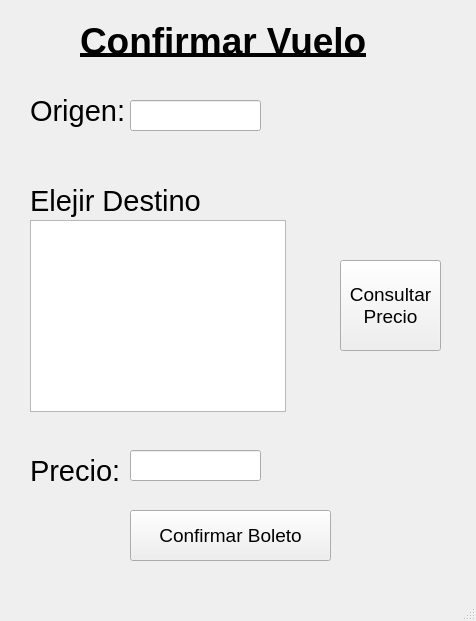
<?xml version="1.0" encoding="UTF-8"?>
<ui version="4.0">
 <class>ConfirmarVuelo1</class>
 <widget class="QMainWindow" name="ConfirmarVuelo1">
  <property name="geometry">
   <rect>
    <x>0</x>
    <y>0</y>
    <width>476</width>
    <height>621</height>
   </rect>
  </property>
  <property name="windowTitle">
   <string>MainWindow</string>
  </property>
  <widget class="QWidget" name="centralwidget">
   <widget class="QLabel" name="label">
    <property name="geometry">
     <rect>
      <x>80</x>
      <y>20</y>
      <width>301</width>
      <height>41</height>
     </rect>
    </property>
    <property name="font">
     <font>
      <family>MS Sans Serif</family>
      <pointsize>28</pointsize>
      <weight>75</weight>
      <bold>true</bold>
      <underline>true</underline>
     </font>
    </property>
    <property name="text">
     <string>Confirmar Vuelo</string>
    </property>
   </widget>
   <widget class="QLabel" name="label_3">
    <property name="geometry">
     <rect>
      <x>30</x>
      <y>90</y>
      <width>111</width>
      <height>41</height>
     </rect>
    </property>
    <property name="font">
     <font>
      <family>MS Sans Serif</family>
      <pointsize>22</pointsize>
      <weight>50</weight>
      <bold>false</bold>
      <underline>false</underline>
     </font>
    </property>
    <property name="text">
     <string>Origen:</string>
    </property>
   </widget>
   <widget class="QLabel" name="label_4">
    <property name="geometry">
     <rect>
      <x>30</x>
      <y>180</y>
      <width>181</width>
      <height>41</height>
     </rect>
    </property>
    <property name="font">
     <font>
      <family>MS Sans Serif</family>
      <pointsize>22</pointsize>
      <weight>50</weight>
      <bold>false</bold>
      <underline>false</underline>
     </font>
    </property>
    <property name="text">
     <string>Elejir Destino</string>
    </property>
   </widget>
   <widget class="QListView" name="listView">
    <property name="geometry">
     <rect>
      <x>30</x>
      <y>220</y>
      <width>256</width>
      <height>192</height>
     </rect>
    </property>
    <property name="font">
     <font>
      <pointsize>16</pointsize>
     </font>
    </property>
   </widget>
   <widget class="QToolButton" name="toolButton">
    <property name="geometry">
     <rect>
      <x>340</x>
      <y>260</y>
      <width>101</width>
      <height>91</height>
     </rect>
    </property>
    <property name="font">
     <font>
      <family>MS Sans Serif</family>
      <pointsize>14</pointsize>
     </font>
    </property>
    <property name="text">
     <string>Consultar 
Precio</string>
    </property>
   </widget>
   <widget class="QLabel" name="label_5">
    <property name="geometry">
     <rect>
      <x>30</x>
      <y>450</y>
      <width>111</width>
      <height>41</height>
     </rect>
    </property>
    <property name="font">
     <font>
      <family>MS Sans Serif</family>
      <pointsize>22</pointsize>
      <weight>50</weight>
      <bold>false</bold>
      <underline>false</underline>
     </font>
    </property>
    <property name="text">
     <string>Precio:</string>
    </property>
   </widget>
   <widget class="QLineEdit" name="lineEdit_2">
    <property name="geometry">
     <rect>
      <x>130</x>
      <y>100</y>
      <width>131</width>
      <height>31</height>
     </rect>
    </property>
    <property name="font">
     <font>
      <family>MS Sans Serif</family>
      <pointsize>16</pointsize>
     </font>
    </property>
   </widget>
   <widget class="QLineEdit" name="lineEdit_3">
    <property name="geometry">
     <rect>
      <x>130</x>
      <y>450</y>
      <width>131</width>
      <height>31</height>
     </rect>
    </property>
    <property name="font">
     <font>
      <family>MS Sans Serif</family>
      <pointsize>16</pointsize>
     </font>
    </property>
   </widget>
   <widget class="QToolButton" name="toolButton_2">
    <property name="geometry">
     <rect>
      <x>130</x>
      <y>510</y>
      <width>201</width>
      <height>51</height>
     </rect>
    </property>
    <property name="font">
     <font>
      <family>MS Sans Serif</family>
      <pointsize>14</pointsize>
     </font>
    </property>
    <property name="text">
     <string>Confirmar Boleto</string>
    </property>
   </widget>
  </widget>
  <widget class="QMenuBar" name="menubar">
   <property name="geometry">
    <rect>
     <x>0</x>
     <y>0</y>
     <width>476</width>
     <height>21</height>
    </rect>
   </property>
  </widget>
  <widget class="QStatusBar" name="statusbar"/>
 </widget>
 <resources/>
 <connections/>
</ui>
